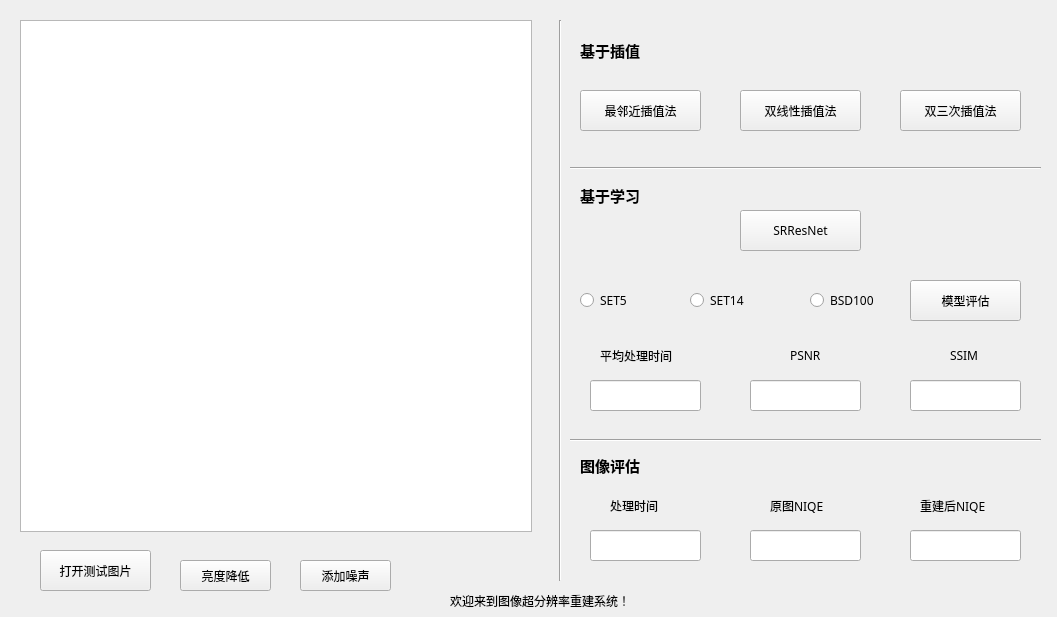
<?xml version="1.0" encoding="UTF-8"?>
<ui version="4.0">
 <class>Form</class>
 <widget class="QWidget" name="Form">
  <property name="geometry">
   <rect>
    <x>0</x>
    <y>0</y>
    <width>1057</width>
    <height>617</height>
   </rect>
  </property>
  <property name="windowTitle">
   <string>图像超分辨率系统</string>
  </property>
  <widget class="QPushButton" name="SelectImg">
   <property name="geometry">
    <rect>
     <x>40</x>
     <y>550</y>
     <width>111</width>
     <height>41</height>
    </rect>
   </property>
   <property name="font">
    <font>
     <family>微软雅黑</family>
    </font>
   </property>
   <property name="text">
    <string>打开测试图片</string>
   </property>
  </widget>
  <widget class="QPushButton" name="Nearest">
   <property name="geometry">
    <rect>
     <x>580</x>
     <y>90</y>
     <width>121</width>
     <height>41</height>
    </rect>
   </property>
   <property name="font">
    <font>
     <family>微软雅黑</family>
    </font>
   </property>
   <property name="text">
    <string>最邻近插值法</string>
   </property>
  </widget>
  <widget class="QPushButton" name="Bilinear">
   <property name="geometry">
    <rect>
     <x>740</x>
     <y>90</y>
     <width>121</width>
     <height>41</height>
    </rect>
   </property>
   <property name="font">
    <font>
     <family>微软雅黑</family>
    </font>
   </property>
   <property name="text">
    <string>双线性插值法</string>
   </property>
  </widget>
  <widget class="QPushButton" name="Bicnic">
   <property name="geometry">
    <rect>
     <x>900</x>
     <y>90</y>
     <width>121</width>
     <height>41</height>
    </rect>
   </property>
   <property name="font">
    <font>
     <family>微软雅黑</family>
    </font>
   </property>
   <property name="text">
    <string>双三次插值法</string>
   </property>
  </widget>
  <widget class="QPushButton" name="SRResNet">
   <property name="geometry">
    <rect>
     <x>740</x>
     <y>210</y>
     <width>121</width>
     <height>41</height>
    </rect>
   </property>
   <property name="font">
    <font>
     <family>微软雅黑</family>
    </font>
   </property>
   <property name="text">
    <string>SRResNet</string>
   </property>
  </widget>
  <widget class="Line" name="line">
   <property name="geometry">
    <rect>
     <x>550</x>
     <y>20</y>
     <width>20</width>
     <height>561</height>
    </rect>
   </property>
   <property name="orientation">
    <enum>Qt::Vertical</enum>
   </property>
  </widget>
  <widget class="QGraphicsView" name="ShowImage">
   <property name="geometry">
    <rect>
     <x>20</x>
     <y>20</y>
     <width>512</width>
     <height>512</height>
    </rect>
   </property>
  </widget>
  <widget class="QPushButton" name="AddNoise">
   <property name="geometry">
    <rect>
     <x>300</x>
     <y>560</y>
     <width>91</width>
     <height>31</height>
    </rect>
   </property>
   <property name="font">
    <font>
     <family>微软雅黑</family>
    </font>
   </property>
   <property name="text">
    <string>添加噪声</string>
   </property>
  </widget>
  <widget class="QLabel" name="label">
   <property name="geometry">
    <rect>
     <x>580</x>
     <y>180</y>
     <width>81</width>
     <height>31</height>
    </rect>
   </property>
   <property name="font">
    <font>
     <family>微软雅黑</family>
     <pointsize>11</pointsize>
     <weight>75</weight>
     <bold>true</bold>
    </font>
   </property>
   <property name="text">
    <string>基于学习</string>
   </property>
  </widget>
  <widget class="QLabel" name="label_2">
   <property name="geometry">
    <rect>
     <x>580</x>
     <y>30</y>
     <width>91</width>
     <height>41</height>
    </rect>
   </property>
   <property name="font">
    <font>
     <family>微软雅黑</family>
     <pointsize>11</pointsize>
     <weight>75</weight>
     <bold>true</bold>
    </font>
   </property>
   <property name="text">
    <string>基于插值</string>
   </property>
  </widget>
  <widget class="QLineEdit" name="time_cost">
   <property name="geometry">
    <rect>
     <x>590</x>
     <y>530</y>
     <width>111</width>
     <height>31</height>
    </rect>
   </property>
   <property name="readOnly">
    <bool>true</bool>
   </property>
  </widget>
  <widget class="QLineEdit" name="originalniqe">
   <property name="geometry">
    <rect>
     <x>750</x>
     <y>530</y>
     <width>111</width>
     <height>31</height>
    </rect>
   </property>
   <property name="readOnly">
    <bool>true</bool>
   </property>
  </widget>
  <widget class="QLabel" name="label_3">
   <property name="geometry">
    <rect>
     <x>610</x>
     <y>490</y>
     <width>81</width>
     <height>31</height>
    </rect>
   </property>
   <property name="font">
    <font>
     <family>微软雅黑</family>
    </font>
   </property>
   <property name="text">
    <string>处理时间</string>
   </property>
  </widget>
  <widget class="QLineEdit" name="testniqe">
   <property name="geometry">
    <rect>
     <x>910</x>
     <y>530</y>
     <width>111</width>
     <height>31</height>
    </rect>
   </property>
   <property name="readOnly">
    <bool>true</bool>
   </property>
  </widget>
  <widget class="QLabel" name="niqe">
   <property name="geometry">
    <rect>
     <x>770</x>
     <y>490</y>
     <width>81</width>
     <height>31</height>
    </rect>
   </property>
   <property name="font">
    <font>
     <family>微软雅黑</family>
    </font>
   </property>
   <property name="text">
    <string>原图NIQE</string>
   </property>
  </widget>
  <widget class="QLabel" name="niqe2">
   <property name="geometry">
    <rect>
     <x>920</x>
     <y>490</y>
     <width>91</width>
     <height>31</height>
    </rect>
   </property>
   <property name="font">
    <font>
     <family>微软雅黑</family>
    </font>
   </property>
   <property name="text">
    <string>重建后NIQE</string>
   </property>
  </widget>
  <widget class="QLineEdit" name="SSIM">
   <property name="geometry">
    <rect>
     <x>910</x>
     <y>380</y>
     <width>111</width>
     <height>31</height>
    </rect>
   </property>
   <property name="readOnly">
    <bool>true</bool>
   </property>
  </widget>
  <widget class="QLineEdit" name="PSNR">
   <property name="geometry">
    <rect>
     <x>750</x>
     <y>380</y>
     <width>111</width>
     <height>31</height>
    </rect>
   </property>
   <property name="readOnly">
    <bool>true</bool>
   </property>
  </widget>
  <widget class="QPushButton" name="modeleval">
   <property name="geometry">
    <rect>
     <x>910</x>
     <y>280</y>
     <width>111</width>
     <height>41</height>
    </rect>
   </property>
   <property name="font">
    <font>
     <family>微软雅黑</family>
    </font>
   </property>
   <property name="text">
    <string>模型评估</string>
   </property>
  </widget>
  <widget class="QLabel" name="img_PSNR">
   <property name="geometry">
    <rect>
     <x>790</x>
     <y>340</y>
     <width>51</width>
     <height>31</height>
    </rect>
   </property>
   <property name="font">
    <font>
     <family>微软雅黑</family>
    </font>
   </property>
   <property name="text">
    <string>PSNR</string>
   </property>
  </widget>
  <widget class="QLabel" name="img_SSIM">
   <property name="geometry">
    <rect>
     <x>950</x>
     <y>340</y>
     <width>41</width>
     <height>31</height>
    </rect>
   </property>
   <property name="font">
    <font>
     <family>微软雅黑</family>
    </font>
   </property>
   <property name="text">
    <string>SSIM</string>
   </property>
  </widget>
  <widget class="QLineEdit" name="lineEdit">
   <property name="geometry">
    <rect>
     <x>590</x>
     <y>380</y>
     <width>111</width>
     <height>31</height>
    </rect>
   </property>
   <property name="readOnly">
    <bool>true</bool>
   </property>
  </widget>
  <widget class="QLabel" name="label_4">
   <property name="geometry">
    <rect>
     <x>600</x>
     <y>340</y>
     <width>101</width>
     <height>31</height>
    </rect>
   </property>
   <property name="font">
    <font>
     <family>微软雅黑</family>
    </font>
   </property>
   <property name="text">
    <string>平均处理时间</string>
   </property>
  </widget>
  <widget class="Line" name="line_2">
   <property name="geometry">
    <rect>
     <x>570</x>
     <y>160</y>
     <width>471</width>
     <height>16</height>
    </rect>
   </property>
   <property name="orientation">
    <enum>Qt::Horizontal</enum>
   </property>
  </widget>
  <widget class="QRadioButton" name="SET5">
   <property name="geometry">
    <rect>
     <x>580</x>
     <y>280</y>
     <width>81</width>
     <height>41</height>
    </rect>
   </property>
   <property name="font">
    <font>
     <family>微软雅黑</family>
    </font>
   </property>
   <property name="text">
    <string>SET5</string>
   </property>
  </widget>
  <widget class="QRadioButton" name="SET14">
   <property name="geometry">
    <rect>
     <x>690</x>
     <y>280</y>
     <width>81</width>
     <height>41</height>
    </rect>
   </property>
   <property name="font">
    <font>
     <family>微软雅黑</family>
    </font>
   </property>
   <property name="text">
    <string>SET14</string>
   </property>
  </widget>
  <widget class="QRadioButton" name="BSD100">
   <property name="geometry">
    <rect>
     <x>810</x>
     <y>280</y>
     <width>91</width>
     <height>41</height>
    </rect>
   </property>
   <property name="font">
    <font>
     <family>微软雅黑</family>
    </font>
   </property>
   <property name="text">
    <string>BSD100</string>
   </property>
  </widget>
  <widget class="QLabel" name="label_5">
   <property name="geometry">
    <rect>
     <x>580</x>
     <y>450</y>
     <width>81</width>
     <height>31</height>
    </rect>
   </property>
   <property name="font">
    <font>
     <family>微软雅黑</family>
     <pointsize>11</pointsize>
     <weight>75</weight>
     <bold>true</bold>
    </font>
   </property>
   <property name="text">
    <string>图像评估</string>
   </property>
  </widget>
  <widget class="Line" name="line_3">
   <property name="geometry">
    <rect>
     <x>570</x>
     <y>430</y>
     <width>471</width>
     <height>20</height>
    </rect>
   </property>
   <property name="orientation">
    <enum>Qt::Horizontal</enum>
   </property>
  </widget>
  <widget class="QLabel" name="welcome">
   <property name="geometry">
    <rect>
     <x>450</x>
     <y>590</y>
     <width>231</width>
     <height>21</height>
    </rect>
   </property>
   <property name="font">
    <font>
     <family>微软雅黑</family>
    </font>
   </property>
   <property name="text">
    <string>欢迎来到图像超分辨率重建系统！</string>
   </property>
  </widget>
  <widget class="QPushButton" name="ImgDarken">
   <property name="geometry">
    <rect>
     <x>180</x>
     <y>560</y>
     <width>91</width>
     <height>31</height>
    </rect>
   </property>
   <property name="font">
    <font>
     <family>微软雅黑</family>
    </font>
   </property>
   <property name="text">
    <string>亮度降低</string>
   </property>
  </widget>
 </widget>
 <resources/>
 <connections/>
</ui>
